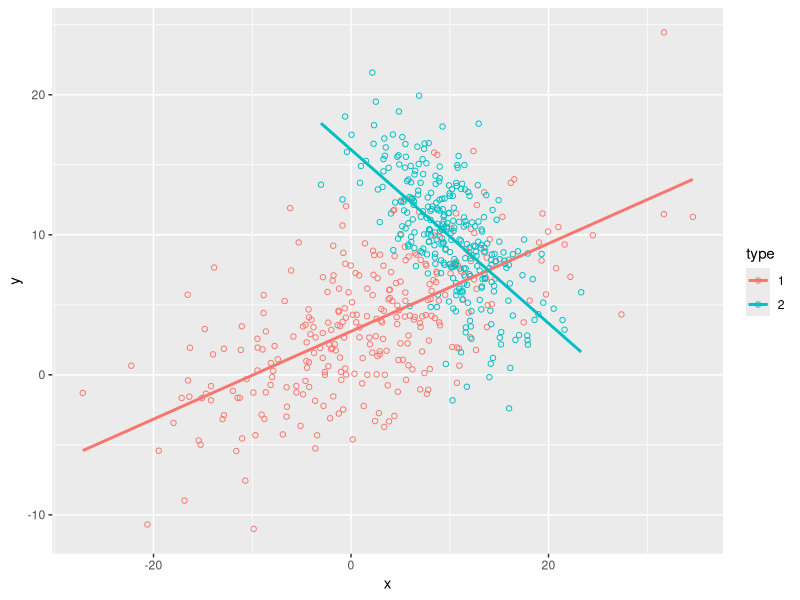
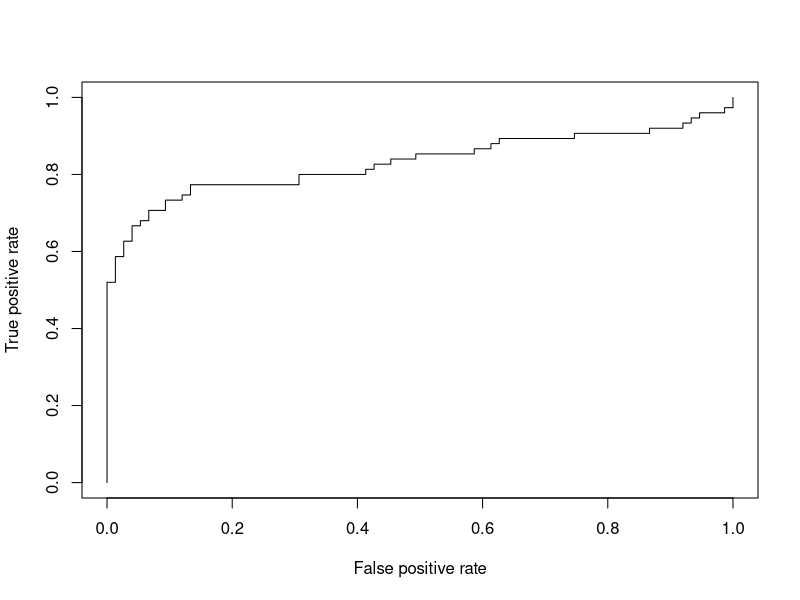
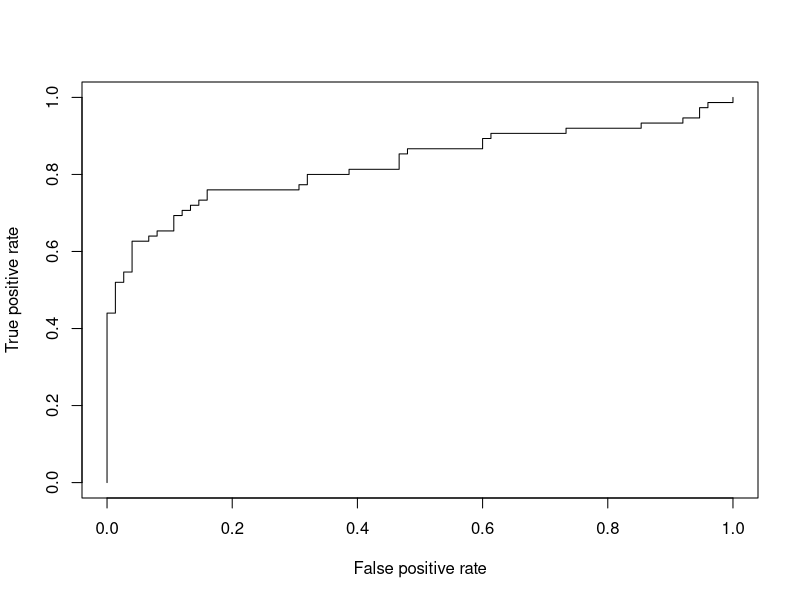
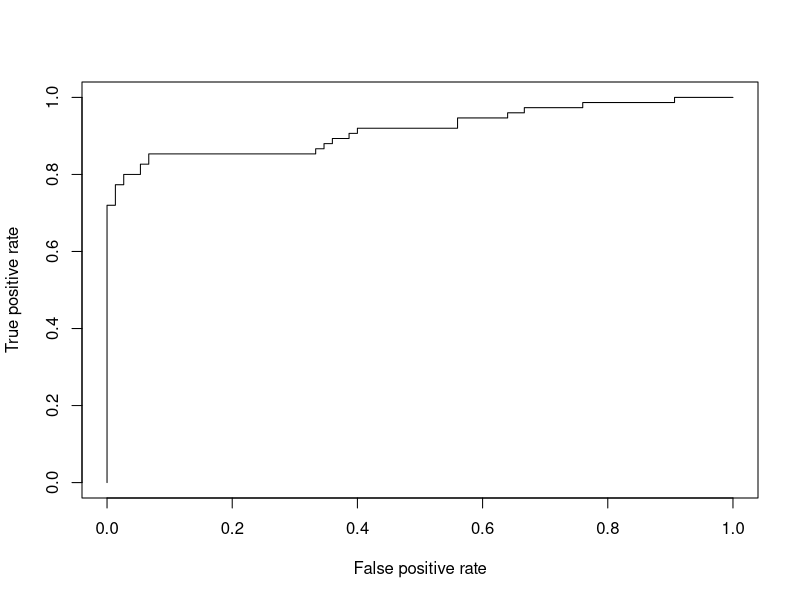
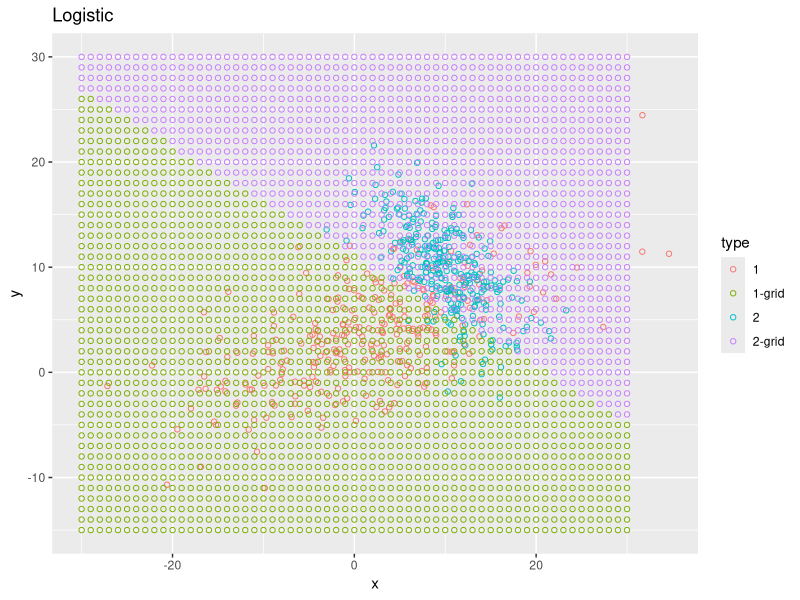
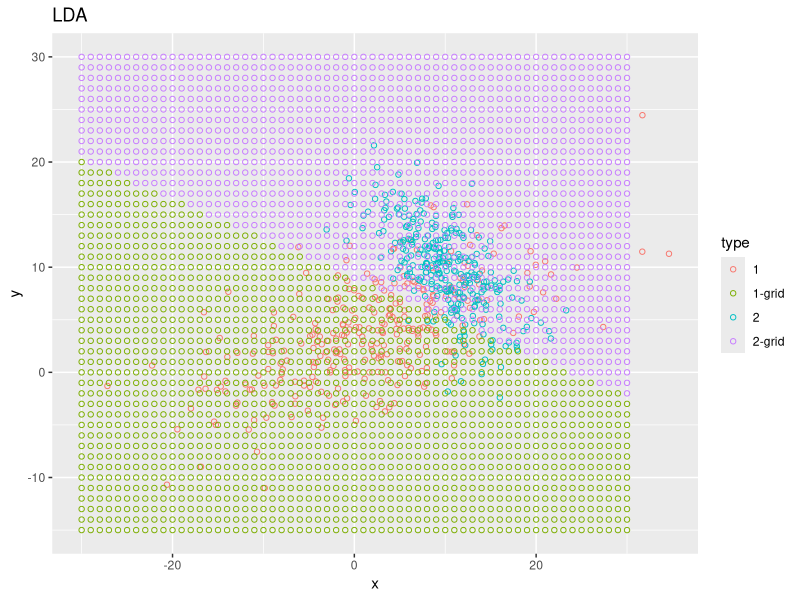
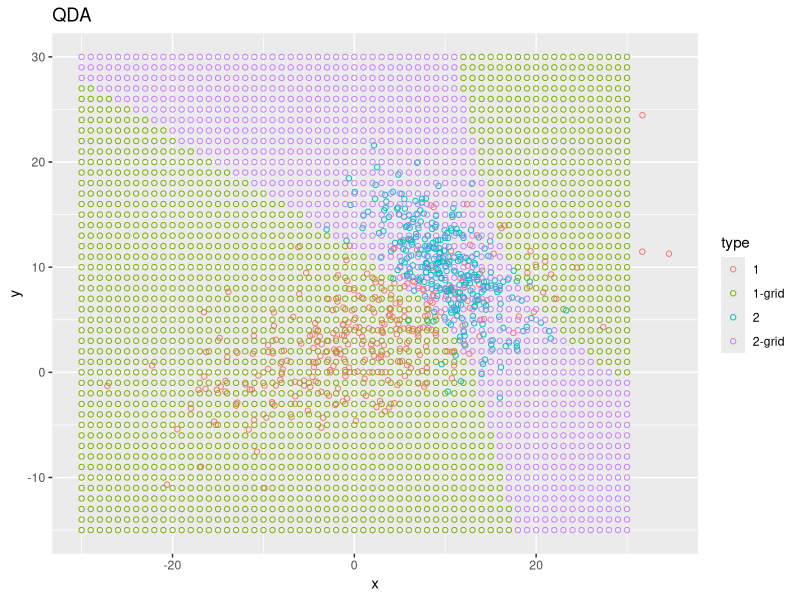

The R source for these figures, in order:
## ---- chunk 1
knitr::opts_chunk$set(echo = TRUE)
## ---- chunk 2


## ---- chunk 3

getTransformMatrix <- function(covMat)
{
  svdRes <- svd(covMat)
  
  U <- svdRes$u
  D <- diag(svdRes$d)
  V <- svdRes$v
  A = U %*% (D^0.5)
  A
}


#--------------------  generate data --------------------------------#

vars1      <- c(10, 5)
vars2      <- c(4, 4)
#correlMat
correlMat1 <- rbind(c(1, 0.6),
                   c(0.6, 1))

correlMat2 <- rbind(c(1, -0.6),
                   c(-0.6, 1))


covMat1   <- diag(vars1) %*% correlMat1 %*% diag(vars1)
covMat2   <-  diag(vars2) %*% correlMat2 %*% diag(vars2)

MU1       <- matrix(c(1,3), ncol=1)
MU2       <- matrix(c(10,10), ncol=1)


N1 <- 300
N2 <- 300

getData <- function(N, MU, covMat)
{
  e <- matrix(rnorm(2*N), nrow = 2)
  matrix(MU, ncol = N, nrow=2) + getTransformMatrix(covMat) %*% matrix(rnorm(2*N), nrow = 2)
}

#generate data points  for each distribution
#1. Random Normals
e <- matrix(rnorm(2*N1), nrow = 2)
#Data for fist set
D1 <- getData(N = N1, MU = MU1, covMat = covMat1)
D2 <- getData(N = N2, MU = MU2, covMat = covMat2)

dat_1 <- data.frame(x = D1[1,], y = D1[2,], "type" = "1")
dat_2 <- data.frame(x = D2[1,], y = D2[2,], "type" = "2")

bindedDat <- rbind(dat_1, dat_2)

bindedDat[["categ"]] = bindedDat$type == 1


#--------------------  generate data --------------------------------#



library(ggplot2)
ggplot(bindedDat, aes(x=x, y=y, color=type)) + geom_point(shape=1) + 
  geom_smooth(method=lm,   # Add linear regression lines
              se=FALSE)    # Don't add shaded confidence region

## ---- chunk 4
library(caTools)
set.seed(101) 
sample = sample.split(bindedDat$categ, SplitRatio = .75)
train = subset(bindedDat, sample == TRUE)
test  = subset(bindedDat, sample == FALSE)

table(train$categ)
table(test$categ)


logistic.fit = glm(categ ~ x + y, data = train, family = binomial)
summary(logistic.fit)
## ---- chunk 5
fitted.results <- predict(logistic.fit, newdata=test, type='response')
#fitted.results

t <- table(fitted.results > 0.5, test$categ == 1)
#Accuracy
sum(diag(t))/sum(t)
## ---- chunk 6
library(ROCR)
p   <- predict(logistic.fit, newdata=test, type="response")
pr  <- prediction(p, test$categ)
prf <- performance(pr, measure = "tpr", x.measure = "fpr")
plot(prf)

auc <- performance(pr, measure = "auc")
auc <- auc@y.values[[1]]
auc
## ---- chunk 7
library(MASS)
lda.fit = lda(categ ~ x + y ,data=train)
lda.fit

lda.pred=predict (lda.fit , test)
pr  <- prediction(lda.pred$posterior[,"TRUE"], test$categ)
prf <- performance(pr, measure = "tpr", x.measure = "fpr")
plot(prf)

auc <- performance(pr, measure = "auc")
auc <- auc@y.values[[1]]
auc

## ---- chunk 8
qda.fit = qda(categ ~ x + y , data=train)
qda.pred=predict (qda.fit , test)
pr  <- prediction(qda.pred$posterior[,"TRUE"], test$categ)
prf <- performance(pr, measure = "tpr", x.measure = "fpr")
plot(prf)

auc <- performance(pr, measure = "auc")
auc <- auc@y.values[[1]]
auc
## ---- chunk 9
x <- seq(from = -30, to = +30, by = 1)
y <- seq(from = -15, to = 30,  by = 1)

vals          <- expand.grid(x,y)
colnames(vals) = c("x", "y")
#head(vals)


#QDA
vals_qda <- vals; 
qda.pred.grid = predict (qda.fit , vals_qda)
vals_qda[["type"]] = ifelse(qda.pred.grid$posterior[,2] >= 0.5, "1-grid", "2-grid")

#LDA
vals_lda <- vals
qda.pred.grid = predict (lda.fit , vals_lda)
vals_lda[["type"]] = ifelse(qda.pred.grid$posterior[,2] >= 0.5, "1-grid", "2-grid")

#Logistic
vals_logistic <- vals
logistic.pred.grid = predict(logistic.fit, newdata=vals_logistic, type='response')
vals_logistic[["type"]] = ifelse(logistic.pred.grid  >= 0.5, "1-grid", "2-grid")


ggplot( rbind( bindedDat[,c("x", "y", "type")],
               vals_logistic), aes(x=x, y=y, color=type)) + geom_point(shape=1)  + ggtitle("Logistic")

ggplot( rbind( bindedDat[,c("x", "y", "type")],
               vals_lda), aes(x=x, y=y, color=type)) + geom_point(shape=1)  + ggtitle("LDA")

ggplot( rbind( bindedDat[,c("x", "y", "type")],
               vals_qda), aes(x=x, y=y, color=type)) + geom_point(shape=1)  + ggtitle("QDA")
